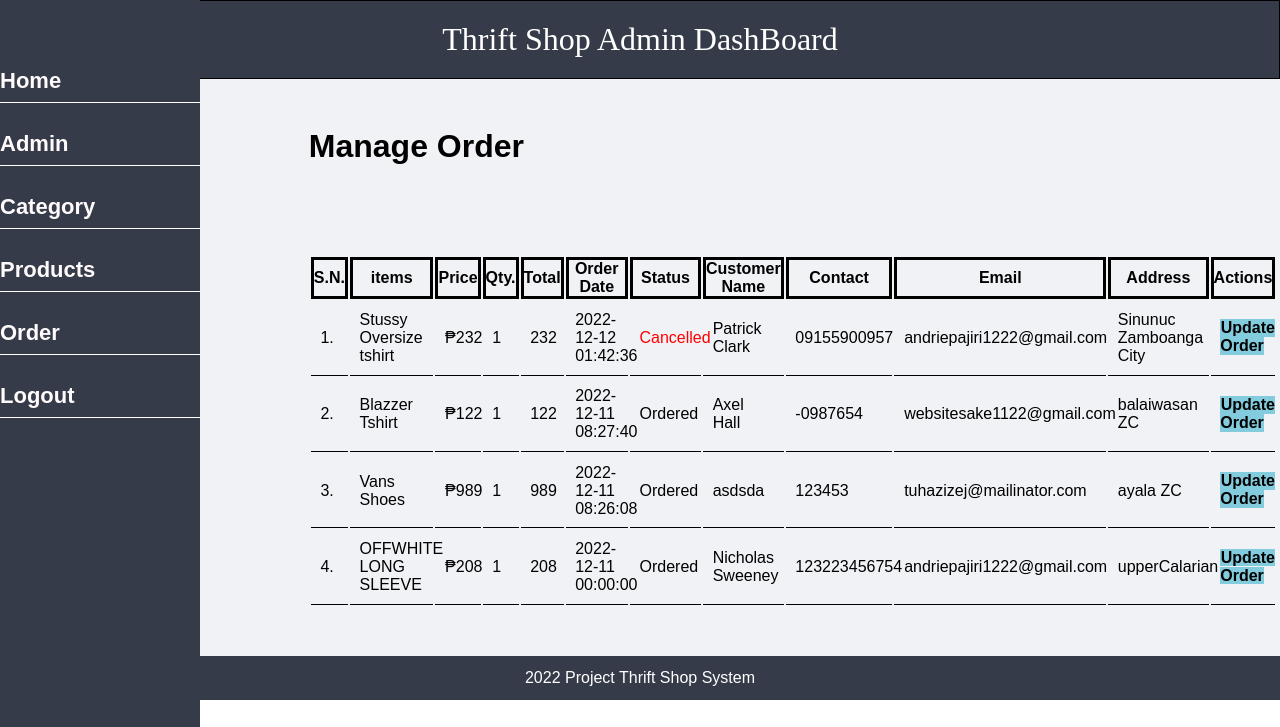
Page /admin/manage-order.php (signed in) on the committed database.
### tables this page shows
CREATE TABLE `tbl_order` (
  `id` int(10) UNSIGNED NOT NULL,
  `items` varchar(150) NOT NULL,
  `price` decimal(10,0) NOT NULL,
  `qty` int(11) NOT NULL,
  `total` decimal(10,0) NOT NULL,
  `order_date` datetime NOT NULL,
  `status` varchar(50) NOT NULL,
  `customer_name` varchar(150) NOT NULL,
  `customer_contact` varchar(20) NOT NULL,
  `customer_email` varchar(150) NOT NULL,
  `customer_address` varchar(255) NOT NULL
);

### admin/manage-order.php (the view, shortened to what this page needs)
<?php include('partials/menu.php'); ?>
<div class="main-content">
    <div class="wrapper">
        <h1>Manage Order</h1>
                <br /><br /><br />
                <br><br>
                <table class="tbl-full">
                    <tr>
                        <th>S.N.</th>
                        <th>items</th>
                        <th>Price</th>
                        <th>Qty.</th>
                        <th>Total</th>
                        <th>Order Date</th>
                        <th>Status</th>
                        <th>Customer Name</th>
                        <th>Contact</th>
                        <th>Email</th>
                        <th>Address</th>
                        <th>Actions</th>
                    </tr>
                    <?php
                        $sql = "SELECT * FROM tbl_order ORDER BY id DESC";
                        $res = mysqli_query($conn, $sql);
                        $count = mysqli_num_rows($res);
                        $sn = 1;
                        if($count>0)
                        {
                            while($row=mysqli_fetch_assoc($res))
                            {
                                $id = $row['id'];
                                $items = $row['items'];
                                $price = $row['price'];
                                $qty = $row['qty'];
                                $total = $row['total'];
                                $order_date = $row['order_date'];
                                $status = $row['status'];
                                $customer_name = $row['customer_name'];
                                $customer_contact = $row['customer_contact'];
                                $customer_email = $row['customer_email'];
                                $customer_address = $row['customer_address'];
                                ?>
                                    <tr>
                                        <td><?php echo $sn++; ?>. </td>
                                        <td><?php echo $items; ?></td>
                                        <td>₱<?php echo $price; ?></td>
                                        <td><?php echo $qty; ?></td>
                                        <td><?php echo $total; ?></td>
                                        <td><?php echo $order_date; ?></td>
                                        <td>
                                            <?php
                                                if($status=="Ordered")
                                                {
                                                    echo "<label>$status</label>";
                                                }
                                                elseif($status=="On Delivery")
                                                {
                                                    echo "<label style='color: orange;'>$status</label>";
                                                }
                                                elseif($status=="Delivered")
                                                {
                                                    echo "<label style='color: green;'>$status</label>";
                                                }
                                                elseif($status=="Cancelled")
                                                {
                                                    echo "<label style='color: red;'>$status</label>";
                                                }
                                            ?>
                                        </td>
                                        <td><?php echo $customer_name; ?></td>
                                        <td><?php echo $customer_contact; ?></td>
                                        <td><?php echo $customer_email; ?></td>
                                        <td><?php echo $customer_address; ?></td>
                                        <td>
                                            <a href="<?php echo SITEURL; ?>admin/update-order.php?id=<?php echo $id; ?>" class="btn-secondary">Update Order</a>
                                        </td>
                                    </tr>
                                <?php
                            }
                        }
                        else
                        {
                            echo "<tr><td colspan='12' class='error'>Orders not Available</td></tr>";
                        }
                    ?>
                </table>
    </div>
</div>
<?php include('partials/footer.php'); ?>

### css/admin.css (style rules this page uses)
* { margin: 0; padding: 0; font-family: Arial, Helvetica, sans-serif; }
.wrapper { padding: 1%; width: 80%; margin: 0 auto; }
.tbl-full { width: 100%; }
table tr th { border: solid black; padding: -1%; text-align: center; }
table tr td { border-bottom: 1px solid; padding: 1%; }
.btn-secondary { background-color: #82ccdd; padding: 1%; color: black; text-decoration: none; font-weight: bold; }
.main-content { background-color: #f1f2f6; padding: 3% 0; margin-left: 200px; width: 85%; margin-right: 0px !important; }

### rows in the picture
tbl_order: items "Stussy Oversize tshirt", price "232", qty "1", total "232", order_date "2022-12-12 01:42:36", status "Cancelled", customer_name "Patrick Clark", customer_contact "09155900957", customer_email "andriepajiri1222@gmail.com", customer_address "Sinunuc Zamboanga City"
tbl_order: items "Blazzer Tshirt", price "122", qty "1", total "122", order_date "2022-12-11 08:27:40", status "Ordered", customer_name "Axel Hall", customer_contact "-0987654", customer_email "websitesake1122@gmail.com", customer_address "balaiwasan ZC"
tbl_order: items "Vans Shoes", price "989", qty "1", total "989", order_date "2022-12-11 08:26:08", status "Ordered", customer_name "asdsda", customer_contact "123453", customer_email "tuhazizej@mailinator.com", customer_address "ayala ZC"
tbl_order: items "OFFWHITE LONG SLEEVE", price "208", qty "1", total "208", order_date "2022-12-11 00:00:00", status "Ordered", customer_name "Nicholas Sweeney", customer_contact "123223456754", customer_email "andriepajiri1222@gmail.com", customer_address "upperCalarian"
